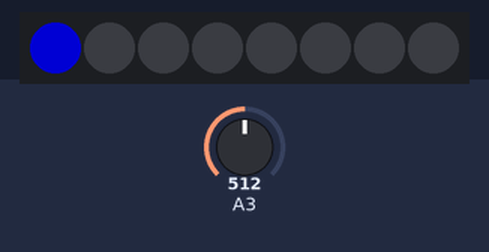
The sketch below on a simulated Arduino Uno, built with avr-gcc and run on an emulated ATmega328P. Parts: 8 RGB LEDs in strip order, left to right. Inputs (shaded band) come from the test bench; at power-on: A3 = 512. Dim RGB values are drawn brighter than linear.

Above: at 1.2 s.
1.3 s: A3 set to 0
At 1.7 s:
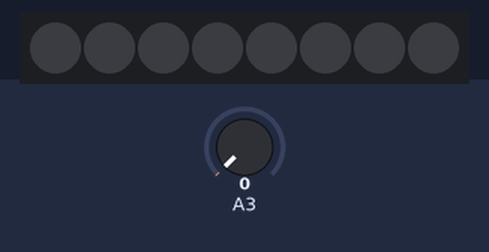
2.8 s: A3 set to 122
At 4.0 s:
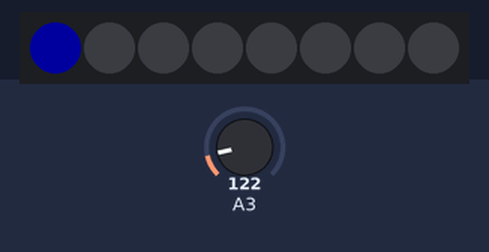
4.3 s: A3 set to 306
At 5.2 s:
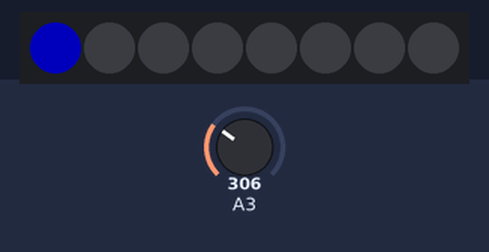
Timing chart, 0 to 7.3 s (numbered marks = the images above; inputs shaded):
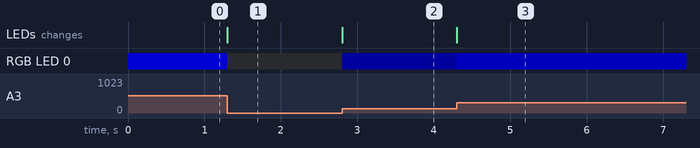

Measured:
- after the input at 1.3 s, RGB LED 0: RGB(0, 0, 128) → off at once; the LEDs: change at once (image 1)
- after the input at 2.8 s, RGB LED 0: off → RGB(0, 0, 30) at once; the LEDs: change at once (image 2)
- after the input at 4.3 s, RGB LED 0: RGB(0, 0, 30) → RGB(0, 0, 76) at once; the LEDs: change at once (image 3)

The sketch:

potentiometer_neopixel_test.ino
```cpp
#include <Adafruit_NeoPixel.h>
#include <avr/power.h>

#define PIN            13
#define NUMPIXELS      8
#define PRESSED        LOW

Adafruit_NeoPixel pixels = Adafruit_NeoPixel(NUMPIXELS, PIN, NEO_GRB + NEO_KHZ800);

void setup() {
       pixels.begin();

}

void loop() {
      int x = analogRead(3);
        pixels.setPixelColor(0, pixels.Color(0, 0, x/4));
          pixels.show();

}
```
